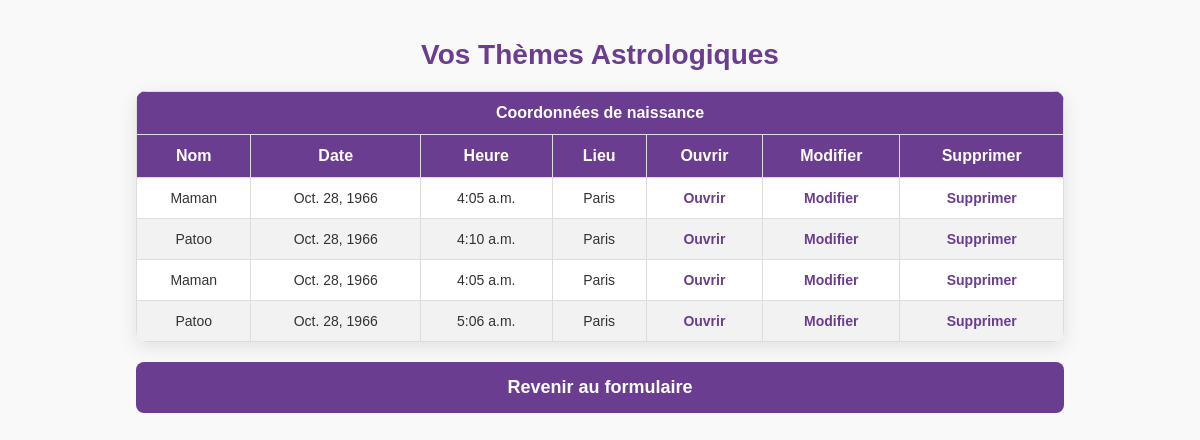
The app's page /themes/ (signed in), older data.
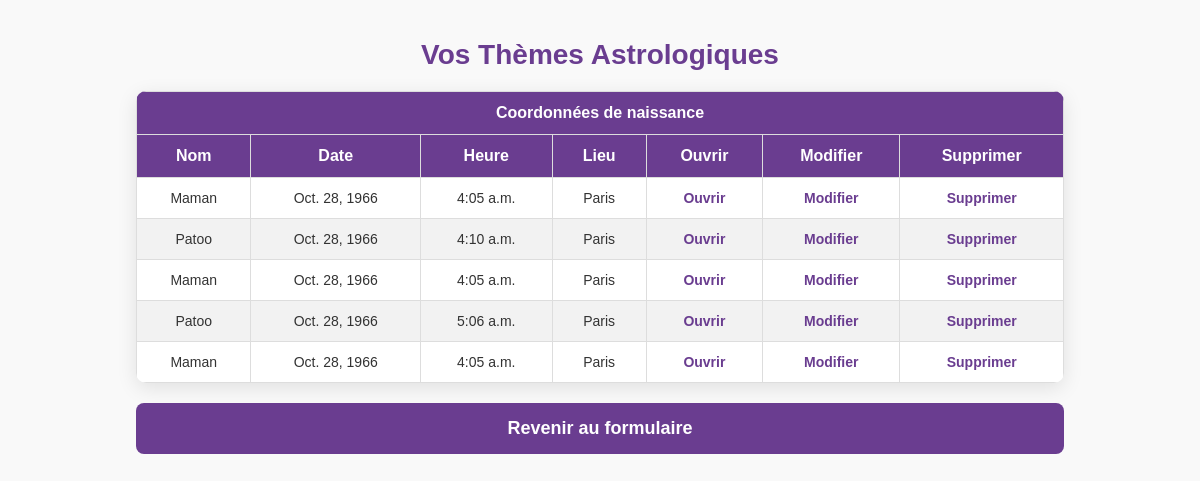
The same page, newer data.
### astroapp/models.py (models this page shows, shortened)
class ThemeAstrologique(models.Model):
    utilisateur = models.ForeignKey(User, on_delete=models.CASCADE)
    name = models.CharField(max_length=255)
    birthdate = models.DateField()
    birthtime = models.TimeField()
    country_of_birth = models.CharField(max_length=255)
    city_of_birth = models.CharField(max_length=255)
    date_de_creation = models.DateTimeField(auto_now_add=True)

### astroapp/views.py (the view)
# urls.py: path('themes/', views.liste_themes, name='liste_themes'),
@login_required
def liste_themes(request):
    if not request.user.is_authenticated:
        return redirect('connexion')  # Redirection si l'utilisateur n'est pas connecté
    themes = ThemeAstrologique.objects.filter(utilisateur=request.user)
    return render(request, 'liste_themes.html', {'themes': themes})

### astroapp/templates/liste_themes.html (shortened to what this page needs)
<!DOCTYPE html>
<html lang="fr">
<head>
</head>
<body>
    <h1>Vos Thèmes Astrologiques</h1>
    <table>
        <tr>
            <th colspan="7">Coordonnées de naissance</th>
        </tr>
        <tr>
            <th>Nom</th>
            <th>Date</th>
            <th>Heure</th>
            <th>Lieu</th>
            <th>Ouvrir</th>
            <th>Modifier</th>
            <th>Supprimer</th>
        </tr>
        {% for theme in themes %}
        <tr>
            <td>{{ theme.name }}</td>
            <td>{{ theme.birthdate }}</td>
            <td>{{ theme.birthtime }}</td>
            <td>{{ theme.city_of_birth }}</td>
            <td>
                <a href="{% url 'ouvrir_theme' theme.id %}">Ouvrir</a>
            </td>
            <td>
                <a href="{% url 'modifier_theme' theme.id %}">Modifier</a>
            </td>
            <td>
                <a href="{% url 'supprimer_theme' theme.id %}">Supprimer</a>
            </td>
        </tr>
        {% endfor %}
    </table>
    <a href="{% url 'birth_data' %}" class="btn-retour-formulaire">Revenir au formulaire</a>
</body>
</html>

Row changes from the older to the newer data that the page shows:
added ThemeAstrologique: name "Maman", birthdate "Oct. 28, 1966", birthtime "4:05 a.m.", city_of_birth "Paris"
